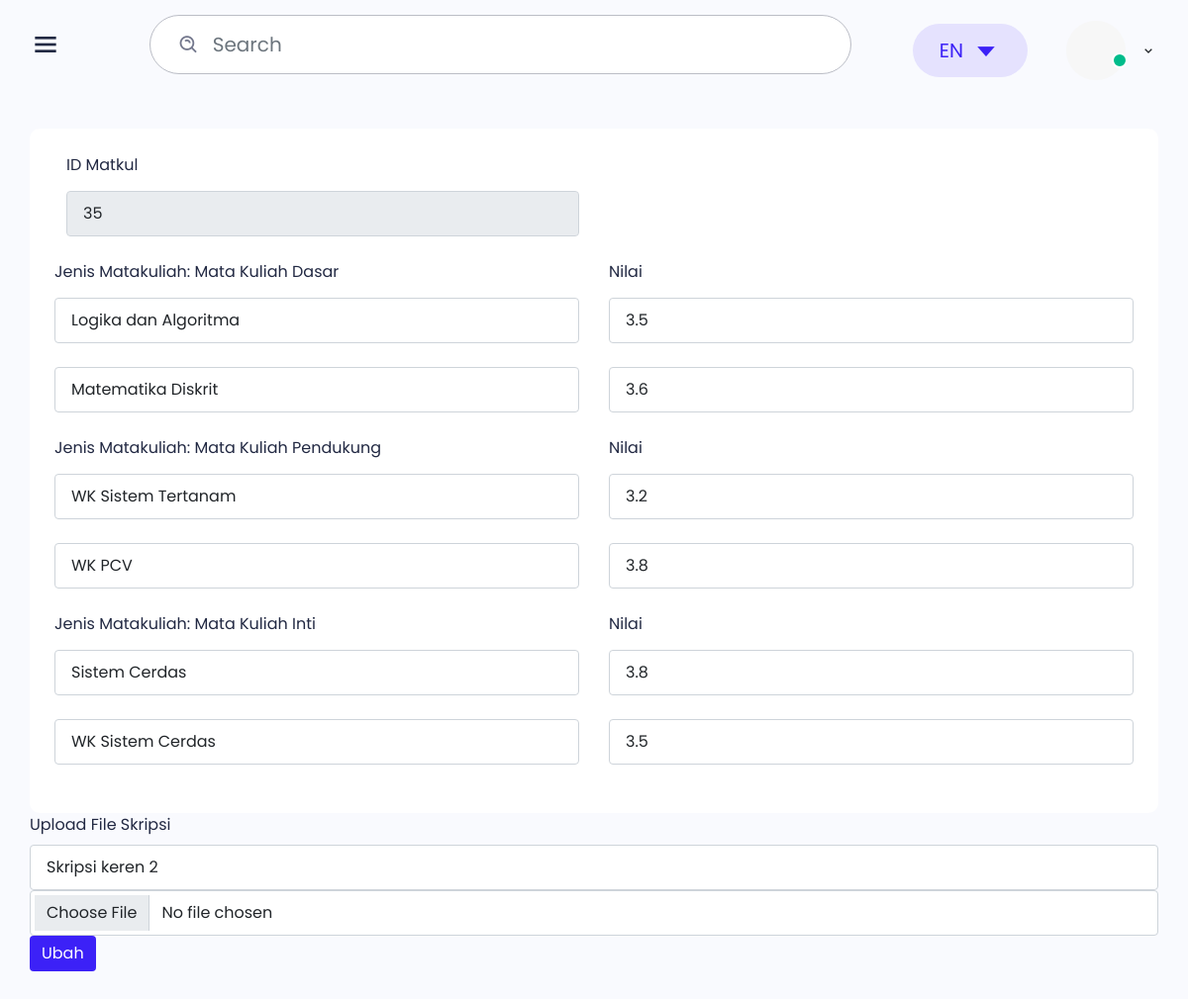
The page /protend/ubah_nilai_mahasiswa.php?id_matkul=35 on the database its author committed.
### tables this page shows
CREATE TABLE `mata_kuliah` (
  `id_matkul` int(11) NOT NULL,
  `logika_algoritma` float NOT NULL,
  `matematika_Diskrit` float NOT NULL,
  `wk_sistemtertanam` float NOT NULL,
  `wk_pcv` float NOT NULL,
  `sistem_cerdas` float NOT NULL,
  `wk_sistem_cerdas` float NOT NULL,
  `name` text NOT NULL,
  `file` varchar(50) NOT NULL,
  `id_status` int(3) NOT NULL DEFAULT '0',
  `id_nilai_skripsi` int(3) NOT NULL DEFAULT '0'
);

### protend/ubah_nilai_mahasiswa.php (the view, shortened to what this page needs)
<?php
include 'koneksi.php';
$id_matkul = $_GET['id_matkul'];
$sql3   = "SELECT * FROM mata_kuliah WHERE id_matkul = $id_matkul";
$q3     = mysqli_query($koneksi, $sql3);
while ($r3 = mysqli_fetch_array($q3)) {
    $name         = $r3['name'];
    $logika_algoritma        = $r3['logika_algoritma'];
    $matematika_Diskrit       = $r3['matematika_Diskrit'];
    $wk_sistemtertanam     = $r3['wk_sistemtertanam'];
    $wk_pcv   = $r3['wk_pcv'];
    $sistem_cerdas     = $r3['sistem_cerdas'];
    $wk_sistem_cerdas  = $r3['wk_sistem_cerdas'];
}
?>
<!DOCTYPE html>
<html lang="en">
<head>
    <link href='https://unpkg.com/boxicons@2.0.7/css/boxicons.min.css' rel='stylesheet'>
    <link rel="stylesheet" href="css/icons.min.css">
    <link rel="stylesheet" href="./libs/date-picker/datepicker.css">
    <link rel="stylesheet" href="./css/bootstrap.min.css">
    <link rel="stylesheet" href="./css/grid.css">
    <link rel="stylesheet" href="./css/style.css">
    <link rel="stylesheet" href="./css/responsive.css">
    <link rel="stylesheet" href="./css/custom.css">
</head>
<body class="sidebar-expand counter-scroll">
        <div class="main-header">
            <div class="d-flex">
                <div class="mobile-toggle" id="mobile-toggle">
                    <i class='bx bx-menu'></i>
                </div>
            </div>
            <div class="d-flex align-items-center">
                <form class="app-search d-none d-lg-block">
                    <div class="position-relative">
                        <input type="text" class="form-control" placeholder="Search">
                        <span class="bx bx-search-alt"></span>
                    </div>
                </form>
                <div class="dropdown d-inline-block">
                    <button type="button" class="btn header-item" data-bs-toggle="dropdown" aria-haspopup="true" aria-expanded="false">
                            <span class="btn dropdown-toggle" id="header-lang-img">
                                EN
                                <i class='bx bx-caret-down'></i>
                            </span>
                        </button>
                </div>
                <div class="dropdown d-inline-block mt-12">
                    <button type="button" class="btn header-item waves-effect" id="page-header-user-dropdown" data-bs-toggle="dropdown" aria-haspopup="true" aria-expanded="false">
                            <img class="rounded-circle header-profile-user" src="./images/profile/profile.png"
                                alt="Header Avatar">
                            <span class="pulse-css"></span>
                            <i class='bx bx-chevron-down'></i>
                        </button>
                </div>
            </div>
        </div>
    <div class="main">
    <div class="main-content project">
            <div class="row">
                <div class="col-12">
                    <div class="box">
                        <div class="box-body">
                            <div class="row">
                                <form action="" method="POST" enctype="multipart/form-data">
                                <div class="col-md-6 col-sm-12 mb-24">
                                <div class="form-group"> <label class="form-label">ID Matkul</label> <input
                                        value="<?=$id_matkul?>"    class="form-control" disabled  name="id_matkul" placeholder="ID Matkul"> </div>
                                </div>
                            </div>
                            <div class="row">
                                <div class="col-md-6 col-sm-12 mb-24">
                                    <div class="form-group">
                                    <label class="form-label">Jenis Matakuliah: Mata Kuliah Dasar</label>
                                    <select
                                            class="form-control custom-select select2 select2-hidden-accessible"
                                            data-placeholder="Pilih Mata Kuliah" tabindex="-1" aria-hidden="true"
                                            data-select2-id="select2-data-38-9jkg">
                                            <option>Logika dan Algoritma</option>
                                        </select>
                                    </div>
                                    </div>
                                <div class="col-md-6 col-sm-12 mb-24">
                                    <div class="form-group"> <label class="form-label">Nilai</label>
                                    <input name="logika_algoritma" value="<?=$logika_algoritma?>" class="form-control" maxlength="2" onkeyup="oneDot(this)" placeholder="Tulis nilai anda"> </div>
                                </div>
                                <div class="col-md-6 col-sm-12 mb-24">
                                    <div class="form-group">
                                        <select
                                            class="form-control custom-select select2 select2-hidden-accessible"
                                            data-placeholder="Pilih Mata Kuliah" tabindex="-1" aria-hidden="true"
                                            data-select2-id="select2-data-38-9jkg">
                                            <option>Matematika Diskrit</option>
                                        </select>
                                    </div>
                                </div>
                                <div class="col-md-6 col-sm-12 mb-24">
                                    <input name="Matematika_Diskrit" value="<?=$matematika_Diskrit?>" class="form-control" maxlength="2" onkeyup="oneDot(this)" placeholder="Tulis nilai anda"> </div>
                                </div>
                            <div class="row">
                                <div class="col-md-6 col-sm-12 mb-24">
                                    <div class="form-group"> <label class="form-label">Jenis Matakuliah: Mata Kuliah Pendukung</label> <select
                                            class="form-control custom-select select2 select2-hidden-accessible"
                                            data-placeholder="Pilih Mata Kuliah" tabindex="-1" aria-hidden="true"
                                            data-select2-id="select2-data-38-9jkg">
                                            <option >WK Sistem Tertanam</option>
                                        </select>
                                    </div>
                                </div>
                                <div class="col-md-6 col-sm-12 mb-24">
                                    <div class="form-group"> <label class="form-label">Nilai</label>
                                    <input name="wk_SistemTertanam" value="<?=$wk_sistemtertanam?>" class="form-control" maxlength="2" onkeyup="oneDot(this)" placeholder="Tulis nilai anda"> </div>
                                </div>
                                <div class="col-md-6 col-sm-12 mb-24">
                                    <div class="form-group">
                                        <select
                                            class="form-control custom-select select2 select2-hidden-accessible"
                                            data-placeholder="Pilih Mata Kuliah" tabindex="-1" aria-hidden="true"
                                            data-select2-id="select2-data-38-9jkg">
                                            <option >WK PCV</option>
                                        </select>
                                    </div>
                                </div>
                                <div class="col-md-6 col-sm-12 mb-24">
                                    <input name="Wk_pcv" value="<?=$wk_pcv?>" class="form-control" maxlength="2" onkeyup="oneDot(this)" placeholder="Tulis nilai anda"> </div>
                                </div>
                            </div>
                            <div class="row">
                                <div class="col-md-6 col-sm-12 mb-24">
                                    <div class="form-group"> <label class="form-label">Jenis Matakuliah: Mata Kuliah Inti</label> <select
                                            class="form-control custom-select select2 select2-hidden-accessible"
                                            data-placeholder="Pilih Mata Kuliah" tabindex="-1" aria-hidden="true"
                                            data-select2-id="select2-data-38-9jkg">
                                            <option >Sistem Cerdas</option>
                                        </select>
                                    </div>
                                </div>
                                <div class="col-md-6 col-sm-12 mb-24">
                                    <div class="form-group"> <label class="form-label">Nilai</label>
                                    <input name="sistem_cerdas" value="<?=$sistem_cerdas?>" class="form-control" maxlength="2" onkeyup="oneDot(this)" placeholder="Tulis nilai anda"> </div>
                                </div>
                                <div class="col-md-6 col-sm-12 mb-24">
                                    <div class="form-group">
                                        <select
                                            class="form-control custom-select select2 select2-hidden-accessible"
                                            data-placeholder="Pilih Mata Kuliah" tabindex="-1" aria-hidden="true"
                                            data-select2-id="select2-data-38-9jkg">
                                            <option >WK Sistem Cerdas</option>
                                        </select>
                                    </div>
                                </div>
                                <div class="col-md-6 col-sm-12 mb-24">
                                    <input name="wk_sistem_cerdas" value="<?=$wk_sistem_cerdas?>" class="form-control" maxlength="2" onkeyup="oneDot(this)" placeholder="Tulis nilai anda"> </div>
                                </div>
                            </div>
                                <div class="form-group">
                                    <label>Upload File Skripsi</label>
                                    <input type="text" class="form-control" value="<?=$name?>" name="name"placeholder="Enter your file name" required>
                                    <input class="form-control" type="file" name="file">
                                </div>
                                <div class="submit-section">
                                    <button class="btn btn-primary submit-btn" type="submit" name="ubah">Ubah</button>
                                </div>
                        </div>
                    </div>
                </div>
            </div>
</body>
</html>

### protend/css/grid.css (style rules this page uses)
.row { display: flex; flex-wrap: wrap; margin: 0 -15px; }
[class*="col-"] { padding: 0 15px; margin-bottom: 40px; }
.col-12 { width: 100%; }
@media only screen and (max-width: 1280px) { .col-md-6 { width: 50%; } }

### protend/css/responsive.css (style rules this page uses)
@media only screen and  (max-width: 1820px) { .project .box-body { flex-wrap: wrap; } }
@media only screen and (max-width: 1200px) { .main-header { height: 90px; padding-left: 30px; } }
@media only screen and (max-width: 1200px) { .main-content { padding: 30px; } }

### rows shown on the page
mata_kuliah: logika_algoritma "3.5", Matematika_Diskrit "3.6", wk_SistemTertanam "3.2", Wk_pcv "3.8", sistem_cerdas "3.8", wk_sistem_cerdas "3.5", name "Skripsi keren 2"
